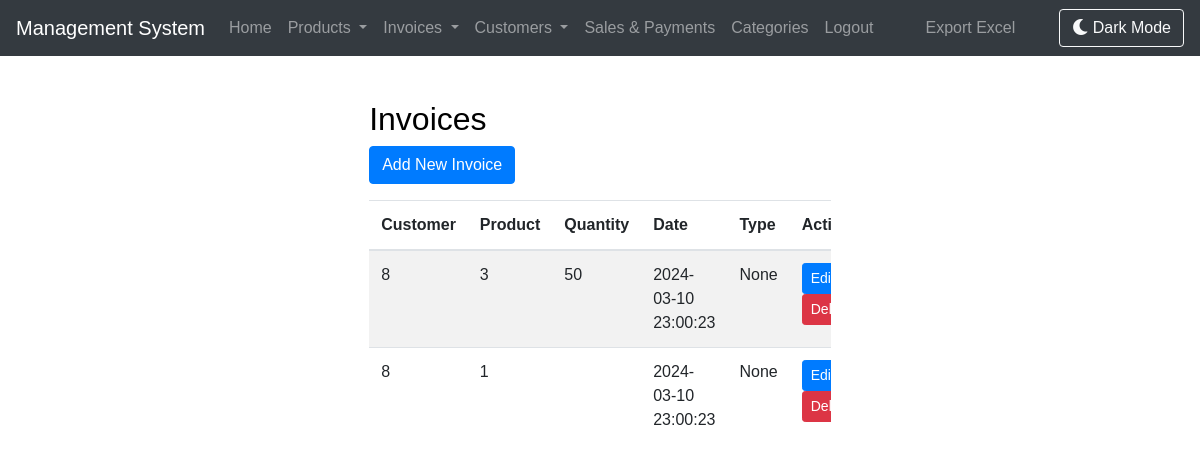
The page /invoices (signed in) on the database as committed earlier.
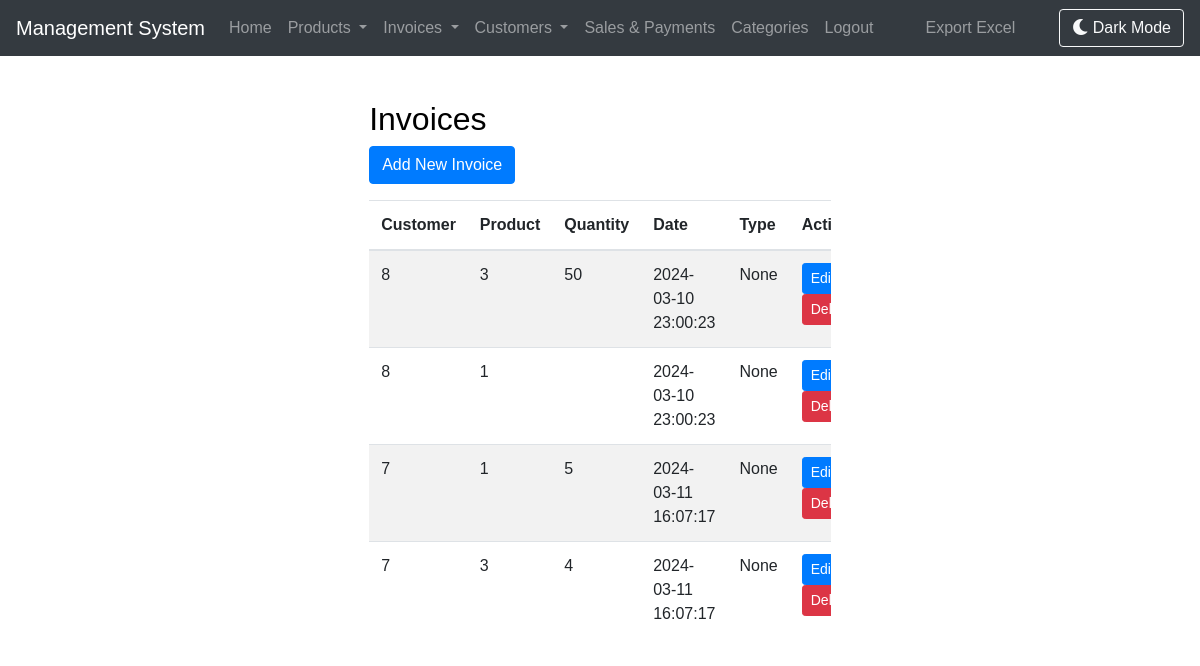
The same page on the database as committed later.
### tables this page shows
CREATE TABLE invoices (
    id INTEGER PRIMARY KEY,
    customer_id INTEGER,
    product_id INTEGER,
    quantity INTEGER,
    date TEXT,
    type TEXT, price REAL, discount REAL, total REAL, notes TEXT,
    FOREIGN KEY (customer_id) REFERENCES customers (id),
    FOREIGN KEY (product_id) REFERENCES products (id)
);

### app.py (the view)
@app.route('/invoices')
def invoices():
    if is_logged_in():
        conn = sqlite3.connect('database.db')
        c = conn.cursor()
        c.execute("SELECT * FROM invoices")
        invoices = c.fetchall()
        conn.close()
        return render_template('invoices.html', invoices=invoices, is_logged_in=is_logged_in())
    else:
        return redirect(url_for('login'))

### app.py (called while the page is built)
def is_logged_in():
    return 'username' in session

### templates/invoices.html
{% extends "base.html" %}
{% block content %}
<div class="row justify-content-center">
    <div class="col-md-10">
        <h2>Invoices</h2>
        <a href="{{ url_for('create_invoice') }}" class="btn btn-primary mb-3">Add New Invoice</a>
        <div class="table-responsive">
            <table class="table table-striped">
                <thead>
                    <tr>
                        <th scope="col">Customer</th>
                        <th scope="col">Product</th>
                        <th scope="col">Quantity</th>
                        <th scope="col">Date</th>
                        <th scope="col">Type</th>
                        <th scope="col">Actions</th>
                    </tr>
                </thead>
                <tbody>
                    {% for invoice in invoices %}
                    <tr>
                        <td>{{ invoice[1] }}</td>
                        <td>{{ invoice[2] }}</td>
                        <td>{{ invoice[3] }}</td>
                        <td>{{ invoice[4] }}</td>
                        <td>{{ invoice[5] }}</td>
                        <td>
                            <a href="{{ url_for('edit_invoice', invoice_id=invoice[0]) }}" class="btn btn-sm btn-primary">Edit</a>
                            <form method="POST" action="{{ url_for('delete_invoice', invoice_id=invoice[0]) }}" style="display: inline-block;">
                                <button type="submit" class="btn btn-sm btn-danger" onclick="return confirm('Are you sure you want to delete this invoice?')">Delete</button>
                            </form>
                        </td>
                    </tr>
                    {% endfor %}
                </tbody>
            </table>
        </div>
    </div>
</div>
{% endblock %}

### templates/base.html (shortened to what this page needs)
<!DOCTYPE html>
<html lang="en">
<head>
    <link href="https://stackpath.bootstrapcdn.com/bootstrap/4.5.2/css/bootstrap.min.css" rel="stylesheet">
    <link href="{{ url_for('static', filename='styles.css') }}" rel="stylesheet">
    <link rel="stylesheet" href="https://cdnjs.cloudflare.com/ajax/libs/font-awesome/5.15.4/css/all.min.css">
</head>
<body>
<nav class="navbar navbar-expand-lg navbar-dark bg-dark">
  <a class="navbar-brand" href="#">Management System</a>
  <div class="collapse navbar-collapse" id="navbarNav">
    <ul class="navbar-nav">
      <li class="nav-item">
        <a class="nav-link" href="{{ url_for('home') }}">Home</a>
      </li>
      <li class="nav-item dropdown">
        <a class="nav-link dropdown-toggle" href="#" id="navbarDropdownProducts" role="button" data-toggle="dropdown" aria-haspopup="true" aria-expanded="false">
          Products
        </a>
      </li>
      <li class="nav-item dropdown">
        <a class="nav-link dropdown-toggle" href="#" id="navbarDropdownInvoices" role="button" data-toggle="dropdown" aria-haspopup="true" aria-expanded="false">
          Invoices
        </a>
      </li>
      <li class="nav-item dropdown">
        <a class="nav-link dropdown-toggle" href="#" id="navbarDropdownCustomers" role="button" data-toggle="dropdown" aria-haspopup="true" aria-expanded="false">
          Customers
        </a>
      </li>
      <li class="nav-item">
        <a class="nav-link" href="{{ url_for('sales_and_payments') }}">Sales & Payments</a>
      </li>
      <li class="nav-item">
        <a class="nav-link" href="{{ url_for('categories') }}">Categories</a>
      </li>
      <li class="nav-item">
        <a class="nav-link" href="{{ url_for('logout') }}">Logout</a>
      </li>
    </ul>
    <ul class="navbar-nav ml-auto">
      <li class="nav-item">
        <a class="nav-link" href="{{ url_for('export_excel') }}">Export Excel</a>
      </li>
    </ul>
	 <ul class="navbar-nav ml-auto">
      <li class="nav-item">
        <button class="btn btn-outline-light" id="darkModeToggle"><i class="fas fa-moon"></i> Dark Mode</button>
      </li>
    </ul>
  </div>
</nav>
<div class="container mt-4">
    {% block content %}{% endblock %}
</div>
</body>
</html>

### static/styles.css (style rules this page uses)
body { font-family: Arial, sans-serif; background-color: #f4f4f4; margin: 0; padding: 0; }
.container { max-width: 600px; margin: 0 auto; padding: 20px; }
body { background-color: #ffffff; color: #000000; }
.navbar { background-color: #343a40; }

Rows that differ between the two databases and show on the page:
added invoices: customer "7", product "1", quantity "5", date "2024-03-11 16:07:17", invoice "None"
added invoices: customer "7", product "3", quantity "4", date "2024-03-11 16:07:17", invoice "None"
